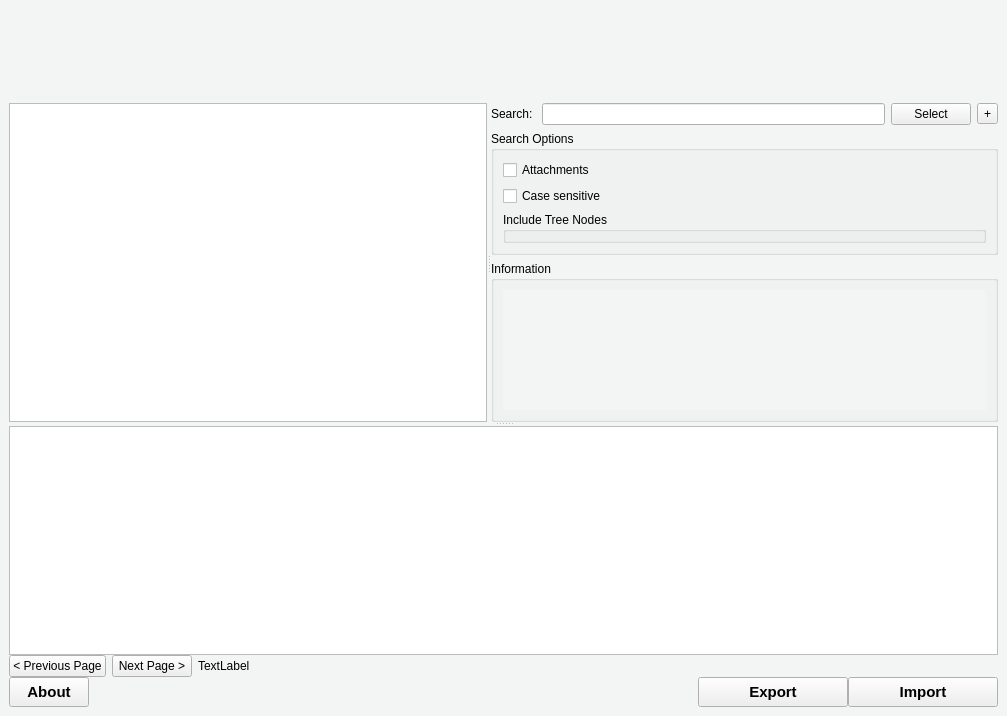
<?xml version="1.0" encoding="UTF-8"?>
<ui version="4.0">
 <class>IngestToolMainWindow</class>
 <widget class="QMainWindow" name="IngestToolMainWindow">
  <property name="geometry">
   <rect>
    <x>0</x>
    <y>0</y>
    <width>1007</width>
    <height>716</height>
   </rect>
  </property>
  <property name="sizePolicy">
   <sizepolicy hsizetype="Preferred" vsizetype="Preferred">
    <horstretch>0</horstretch>
    <verstretch>0</verstretch>
   </sizepolicy>
  </property>
  <property name="palette">
   <palette>
    <active>
     <colorrole role="Base">
      <brush brushstyle="SolidPattern">
       <color alpha="255">
        <red>255</red>
        <green>255</green>
        <blue>255</blue>
       </color>
      </brush>
     </colorrole>
     <colorrole role="Window">
      <brush brushstyle="SolidPattern">
       <color alpha="255">
        <red>243</red>
        <green>245</green>
        <blue>244</blue>
       </color>
      </brush>
     </colorrole>
    </active>
    <inactive>
     <colorrole role="Base">
      <brush brushstyle="SolidPattern">
       <color alpha="255">
        <red>255</red>
        <green>255</green>
        <blue>255</blue>
       </color>
      </brush>
     </colorrole>
     <colorrole role="Window">
      <brush brushstyle="SolidPattern">
       <color alpha="255">
        <red>243</red>
        <green>245</green>
        <blue>244</blue>
       </color>
      </brush>
     </colorrole>
    </inactive>
    <disabled>
     <colorrole role="Base">
      <brush brushstyle="SolidPattern">
       <color alpha="255">
        <red>243</red>
        <green>245</green>
        <blue>244</blue>
       </color>
      </brush>
     </colorrole>
     <colorrole role="Window">
      <brush brushstyle="SolidPattern">
       <color alpha="255">
        <red>243</red>
        <green>245</green>
        <blue>244</blue>
       </color>
      </brush>
     </colorrole>
    </disabled>
   </palette>
  </property>
  <property name="windowTitle">
   <string>-</string>
  </property>
  <property name="windowIcon">
   <iconset resource="../../resources.qrc">
    <normaloff>:/images/src/gui/resources/icon_32x32.png</normaloff>:/images/src/gui/resources/icon_32x32.png</iconset>
  </property>
  <widget class="QWidget" name="centralwidget">
   <layout class="QVBoxLayout" name="verticalLayout_2">
    <property name="spacing">
     <number>0</number>
    </property>
    <item>
     <layout class="QHBoxLayout" name="horizontalLayout_4">
      <property name="spacing">
       <number>0</number>
      </property>
      <item>
       <widget class="QLabel" name="bannerLabel">
        <property name="sizePolicy">
         <sizepolicy hsizetype="Preferred" vsizetype="Minimum">
          <horstretch>0</horstretch>
          <verstretch>0</verstretch>
         </sizepolicy>
        </property>
        <property name="minimumSize">
         <size>
          <width>312</width>
          <height>85</height>
         </size>
        </property>
        <property name="maximumSize">
         <size>
          <width>312</width>
          <height>85</height>
         </size>
        </property>
        <property name="text">
         <string/>
        </property>
        <property name="pixmap">
         <pixmap resource="../../resources.qrc">:/images/src/gui/resources/banner_kdrs.jpg</pixmap>
        </property>
        <property name="scaledContents">
         <bool>true</bool>
        </property>
        <property name="margin">
         <number>0</number>
        </property>
       </widget>
      </item>
      <item>
       <spacer name="horizontalSpacer_2">
        <property name="orientation">
         <enum>Qt::Horizontal</enum>
        </property>
        <property name="sizeHint" stdset="0">
         <size>
          <width>40</width>
          <height>20</height>
         </size>
        </property>
       </spacer>
      </item>
      <item>
       <widget class="QLabel" name="label_3">
        <property name="minimumSize">
         <size>
          <width>303</width>
          <height>94</height>
         </size>
        </property>
        <property name="maximumSize">
         <size>
          <width>303</width>
          <height>94</height>
         </size>
        </property>
        <property name="text">
         <string/>
        </property>
        <property name="pixmap">
         <pixmap resource="../../resources.qrc">:/images/src/gui/resources/banner_right.jpg</pixmap>
        </property>
        <property name="scaledContents">
         <bool>true</bool>
        </property>
       </widget>
      </item>
     </layout>
    </item>
    <item>
     <widget class="QSplitter" name="splitter_2">
      <property name="orientation">
       <enum>Qt::Vertical</enum>
      </property>
      <widget class="QSplitter" name="splitter">
       <property name="sizePolicy">
        <sizepolicy hsizetype="Expanding" vsizetype="Expanding">
         <horstretch>0</horstretch>
         <verstretch>0</verstretch>
        </sizepolicy>
       </property>
       <property name="orientation">
        <enum>Qt::Horizontal</enum>
       </property>
       <widget class="DTreeView" name="treeView">
        <property name="sizePolicy">
         <sizepolicy hsizetype="Minimum" vsizetype="Expanding">
          <horstretch>0</horstretch>
          <verstretch>0</verstretch>
         </sizepolicy>
        </property>
        <property name="minimumSize">
         <size>
          <width>200</width>
          <height>0</height>
         </size>
        </property>
        <property name="maximumSize">
         <size>
          <width>16777215</width>
          <height>16777215</height>
         </size>
        </property>
        <attribute name="headerVisible">
         <bool>false</bool>
        </attribute>
       </widget>
       <widget class="QWidget" name="layoutWidget">
        <layout class="QVBoxLayout" name="verticalLayout" stretch="0,0,1">
         <item>
          <layout class="QHBoxLayout" name="horizontalLayout_2">
           <property name="sizeConstraint">
            <enum>QLayout::SetMinimumSize</enum>
           </property>
           <item>
            <widget class="QLabel" name="label">
             <property name="text">
              <string>Search: </string>
             </property>
            </widget>
           </item>
           <item>
            <widget class="QLineEdit" name="searchEdit"/>
           </item>
           <item>
            <widget class="QPushButton" name="selectButton">
             <property name="toolTip">
              <string>Select tree items matching the current search criteria</string>
             </property>
             <property name="text">
              <string>Select</string>
             </property>
            </widget>
           </item>
           <item>
            <widget class="QToolButton" name="searchOptionsButton">
             <property name="toolTip">
              <string>&lt;html&gt;&lt;head/&gt;&lt;body&gt;&lt;p&gt;View advanced search options&lt;/p&gt;&lt;/body&gt;&lt;/html&gt;</string>
             </property>
             <property name="text">
              <string>+</string>
             </property>
             <property name="toolButtonStyle">
              <enum>Qt::ToolButtonTextOnly</enum>
             </property>
             <property name="autoRaise">
              <bool>false</bool>
             </property>
             <property name="arrowType">
              <enum>Qt::NoArrow</enum>
             </property>
            </widget>
           </item>
          </layout>
         </item>
         <item>
          <widget class="QGroupBox" name="searchOptionsGroupBox">
           <property name="title">
            <string>Search Options</string>
           </property>
           <property name="flat">
            <bool>false</bool>
           </property>
           <property name="checkable">
            <bool>false</bool>
           </property>
           <property name="checked">
            <bool>false</bool>
           </property>
           <layout class="QVBoxLayout" name="verticalLayout_4">
            <item>
             <widget class="QCheckBox" name="searchAttachmentsCheckBox">
              <property name="toolTip">
               <string>&lt;html&gt;&lt;head/&gt;&lt;body&gt;&lt;p&gt;Search in attachments instead of node tree&lt;/p&gt;&lt;/body&gt;&lt;/html&gt;</string>
              </property>
              <property name="text">
               <string>Attachments</string>
              </property>
             </widget>
            </item>
            <item>
             <widget class="QCheckBox" name="caseSensitiveCheckBox">
              <property name="text">
               <string>Case sensitive</string>
              </property>
             </widget>
            </item>
            <item>
             <widget class="QGroupBox" name="treeNodesSearchFilterGroupBox">
              <property name="title">
               <string>Include Tree Nodes</string>
              </property>
             </widget>
            </item>
           </layout>
          </widget>
         </item>
         <item>
          <widget class="QGroupBox" name="informationGroupBox">
           <property name="sizePolicy">
            <sizepolicy hsizetype="Expanding" vsizetype="Expanding">
             <horstretch>0</horstretch>
             <verstretch>0</verstretch>
            </sizepolicy>
           </property>
           <property name="title">
            <string>Information</string>
           </property>
           <property name="flat">
            <bool>false</bool>
           </property>
           <layout class="QGridLayout" name="gridLayout">
            <item row="0" column="0">
             <widget class="QScrollArea" name="infoViewScrollArea">
              <property name="frameShape">
               <enum>QFrame::NoFrame</enum>
              </property>
              <property name="lineWidth">
               <number>0</number>
              </property>
              <property name="widgetResizable">
               <bool>true</bool>
              </property>
              <widget class="QWidget" name="infoViewScrollAreaWidget">
               <property name="geometry">
                <rect>
                 <x>0</x>
                 <y>0</y>
                 <width>486</width>
                 <height>132</height>
                </rect>
               </property>
               <property name="sizePolicy">
                <sizepolicy hsizetype="Preferred" vsizetype="Preferred">
                 <horstretch>0</horstretch>
                 <verstretch>0</verstretch>
                </sizepolicy>
               </property>
              </widget>
             </widget>
            </item>
           </layout>
          </widget>
         </item>
        </layout>
       </widget>
      </widget>
      <widget class="QTableWidget" name="searchResult">
       <property name="columnCount">
        <number>0</number>
       </property>
      </widget>
     </widget>
    </item>
    <item>
     <widget class="QFrame" name="searchNavigationFrame">
      <property name="lineWidth">
       <number>0</number>
      </property>
      <layout class="QHBoxLayout" name="horizontalLayout_7">
       <property name="leftMargin">
        <number>0</number>
       </property>
       <property name="topMargin">
        <number>0</number>
       </property>
       <property name="rightMargin">
        <number>0</number>
       </property>
       <property name="bottomMargin">
        <number>0</number>
       </property>
       <item>
        <widget class="QPushButton" name="previousSearchPageButton">
         <property name="text">
          <string>&lt; Previous Page</string>
         </property>
         <property name="flat">
          <bool>false</bool>
         </property>
        </widget>
       </item>
       <item>
        <widget class="QPushButton" name="nextSearchPageButton">
         <property name="text">
          <string>Next Page &gt;</string>
         </property>
         <property name="flat">
          <bool>false</bool>
         </property>
        </widget>
       </item>
       <item>
        <widget class="QLabel" name="searchResultLabel">
         <property name="enabled">
          <bool>true</bool>
         </property>
         <property name="text">
          <string>TextLabel</string>
         </property>
        </widget>
       </item>
       <item>
        <spacer name="horizontalSpacer_3">
         <property name="orientation">
          <enum>Qt::Horizontal</enum>
         </property>
         <property name="sizeHint" stdset="0">
          <size>
           <width>40</width>
           <height>20</height>
          </size>
         </property>
        </spacer>
       </item>
      </layout>
     </widget>
    </item>
    <item>
     <layout class="QHBoxLayout" name="horizontalLayout">
      <item>
       <widget class="QPushButton" name="aboutButton">
        <property name="minimumSize">
         <size>
          <width>75</width>
          <height>30</height>
         </size>
        </property>
        <property name="font">
         <font>
          <pointsize>11</pointsize>
          <weight>75</weight>
          <bold>true</bold>
         </font>
        </property>
        <property name="text">
         <string>About</string>
        </property>
       </widget>
      </item>
      <item>
       <spacer name="horizontalSpacer">
        <property name="orientation">
         <enum>Qt::Horizontal</enum>
        </property>
        <property name="sizeHint" stdset="0">
         <size>
          <width>40</width>
          <height>20</height>
         </size>
        </property>
       </spacer>
      </item>
      <item>
       <widget class="QPushButton" name="exportButton">
        <property name="minimumSize">
         <size>
          <width>150</width>
          <height>30</height>
         </size>
        </property>
        <property name="font">
         <font>
          <pointsize>11</pointsize>
          <weight>75</weight>
          <bold>true</bold>
         </font>
        </property>
        <property name="toolTip">
         <string>&lt;html&gt;&lt;head/&gt;&lt;body&gt;&lt;p&gt;Create report of selected nodes&lt;/p&gt;&lt;/body&gt;&lt;/html&gt;</string>
        </property>
        <property name="text">
         <string>Export</string>
        </property>
       </widget>
      </item>
      <item>
       <widget class="QPushButton" name="importButton">
        <property name="minimumSize">
         <size>
          <width>150</width>
          <height>30</height>
         </size>
        </property>
        <property name="font">
         <font>
          <pointsize>11</pointsize>
          <weight>75</weight>
          <italic>false</italic>
          <bold>true</bold>
         </font>
        </property>
        <property name="toolTip">
         <string>&lt;html&gt;&lt;head/&gt;&lt;body&gt;&lt;p&gt;Import archival package&lt;/p&gt;&lt;/body&gt;&lt;/html&gt;</string>
        </property>
        <property name="text">
         <string>Import</string>
        </property>
       </widget>
      </item>
     </layout>
    </item>
   </layout>
  </widget>
 </widget>
 <customwidgets>
  <customwidget>
   <class>DTreeView</class>
   <extends>QTreeView</extends>
   <header>dtreeview.h</header>
  </customwidget>
 </customwidgets>
 <resources>
  <include location="../../resources.qrc"/>
 </resources>
 <connections/>
</ui>
